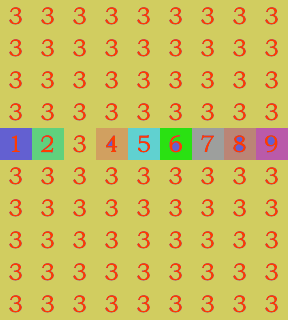

Rendered tile map (Tiled .tmx) drawn with the repository's tilesets; below, a short description and the full map source, tile grids included:
An orthogonal 9x10 tile map with 32x32 px tiles, 1 tile layer (块层 1).

<map version="1.0" tiledversion="1.1.5" orientation="orthogonal" renderorder="right-down" width="9" height="10" tilewidth="32" tileheight="32" infinite="0" nextobjectid="1">
 <tileset firstgid="1" source="test.tsx" />
 <layer name="块层 1" width="9" height="10">
  <data>
   <tile gid="3" />
   <tile gid="3" />
   <tile gid="3" />
   <tile gid="3" />
   <tile gid="3" />
   <tile gid="3" />
   <tile gid="3" />
   <tile gid="3" />
   <tile gid="3" />
   <tile gid="3" />
   <tile gid="3" />
   <tile gid="3" />
   <tile gid="3" />
   <tile gid="3" />
   <tile gid="3" />
   <tile gid="3" />
   <tile gid="3" />
   <tile gid="3" />
   <tile gid="3" />
   <tile gid="3" />
   <tile gid="3" />
   <tile gid="3" />
   <tile gid="3" />
   <tile gid="3" />
   <tile gid="3" />
   <tile gid="3" />
   <tile gid="3" />
   <tile gid="3" />
   <tile gid="3" />
   <tile gid="3" />
   <tile gid="3" />
   <tile gid="3" />
   <tile gid="3" />
   <tile gid="3" />
   <tile gid="3" />
   <tile gid="3" />
   <tile gid="1" />
   <tile gid="2" />
   <tile gid="3" />
   <tile gid="4" />
   <tile gid="5" />
   <tile gid="6" />
   <tile gid="7" />
   <tile gid="8" />
   <tile gid="9" />
   <tile gid="3" />
   <tile gid="3" />
   <tile gid="3" />
   <tile gid="3" />
   <tile gid="3" />
   <tile gid="3" />
   <tile gid="3" />
   <tile gid="3" />
   <tile gid="3" />
   <tile gid="3" />
   <tile gid="3" />
   <tile gid="3" />
   <tile gid="3" />
   <tile gid="3" />
   <tile gid="3" />
   <tile gid="3" />
   <tile gid="3" />
   <tile gid="3" />
   <tile gid="3" />
   <tile gid="3" />
   <tile gid="3" />
   <tile gid="3" />
   <tile gid="3" />
   <tile gid="3" />
   <tile gid="3" />
   <tile gid="3" />
   <tile gid="3" />
   <tile gid="3" />
   <tile gid="3" />
   <tile gid="3" />
   <tile gid="3" />
   <tile gid="3" />
   <tile gid="3" />
   <tile gid="3" />
   <tile gid="3" />
   <tile gid="3" />
   <tile gid="3" />
   <tile gid="3" />
   <tile gid="3" />
   <tile gid="3" />
   <tile gid="3" />
   <tile gid="3" />
   <tile gid="3" />
   <tile gid="3" />
   <tile gid="3" />
  </data>
 </layer>
</map>
